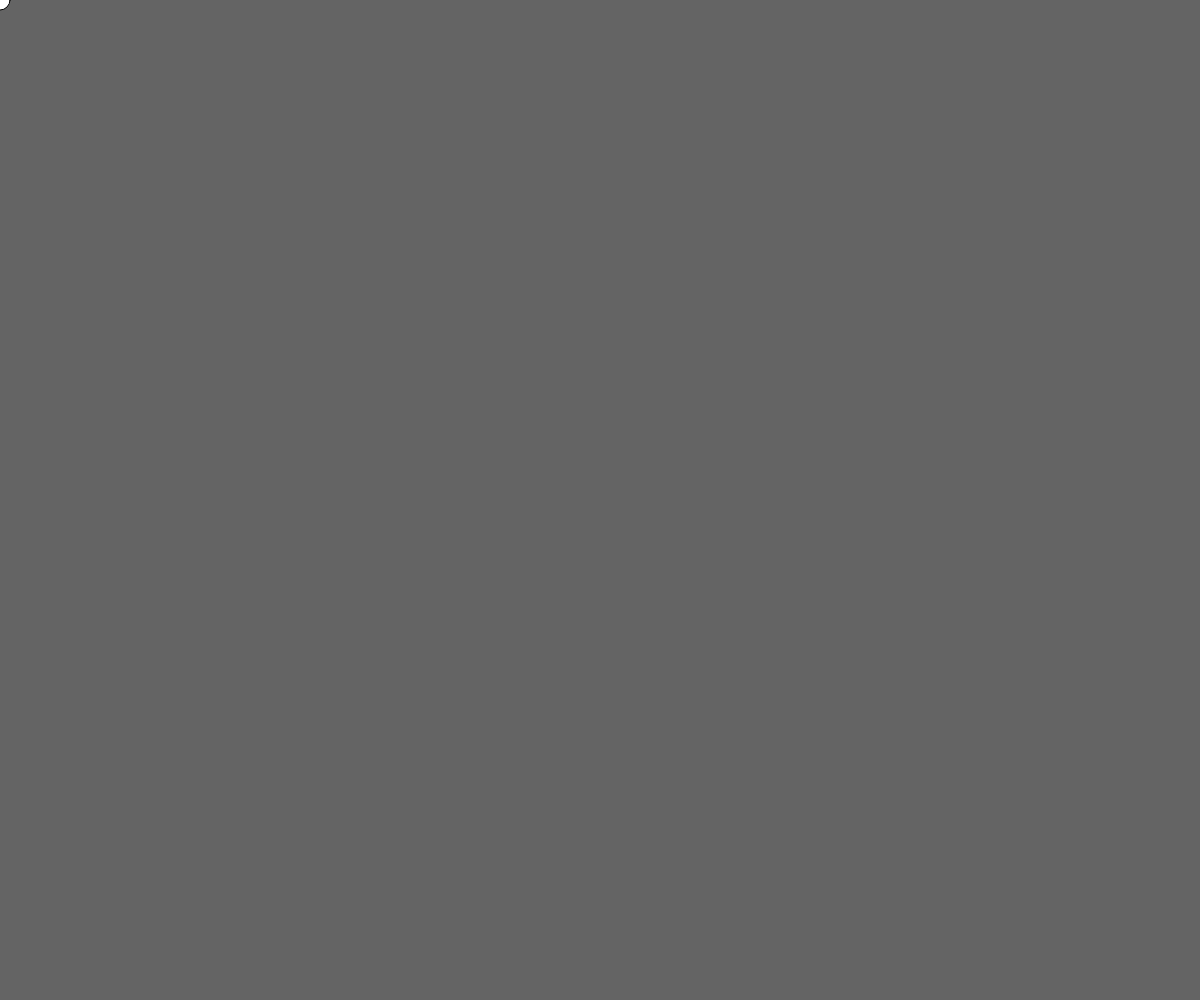
Frame 1 (no input)
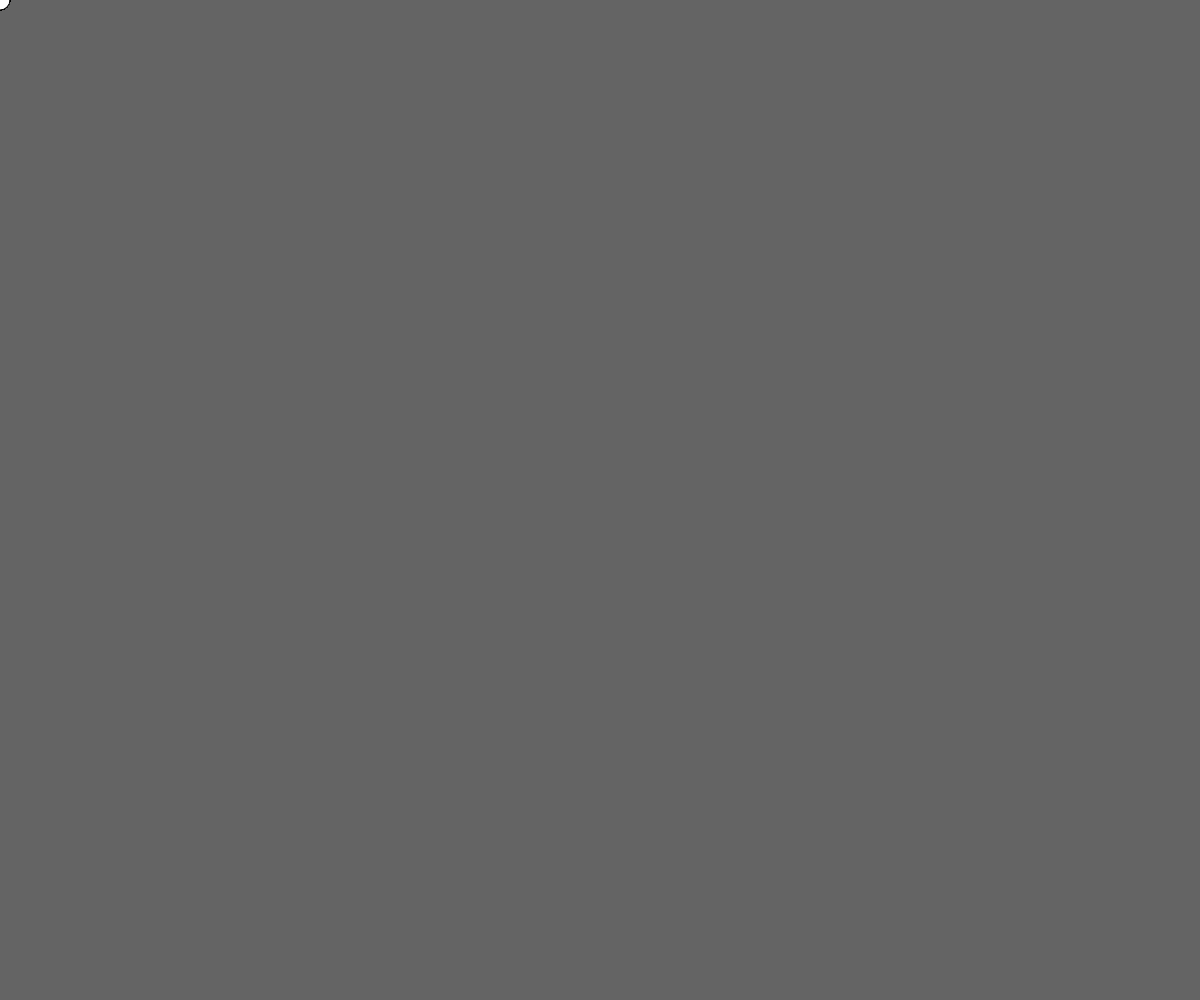
Frame 60 (no input)
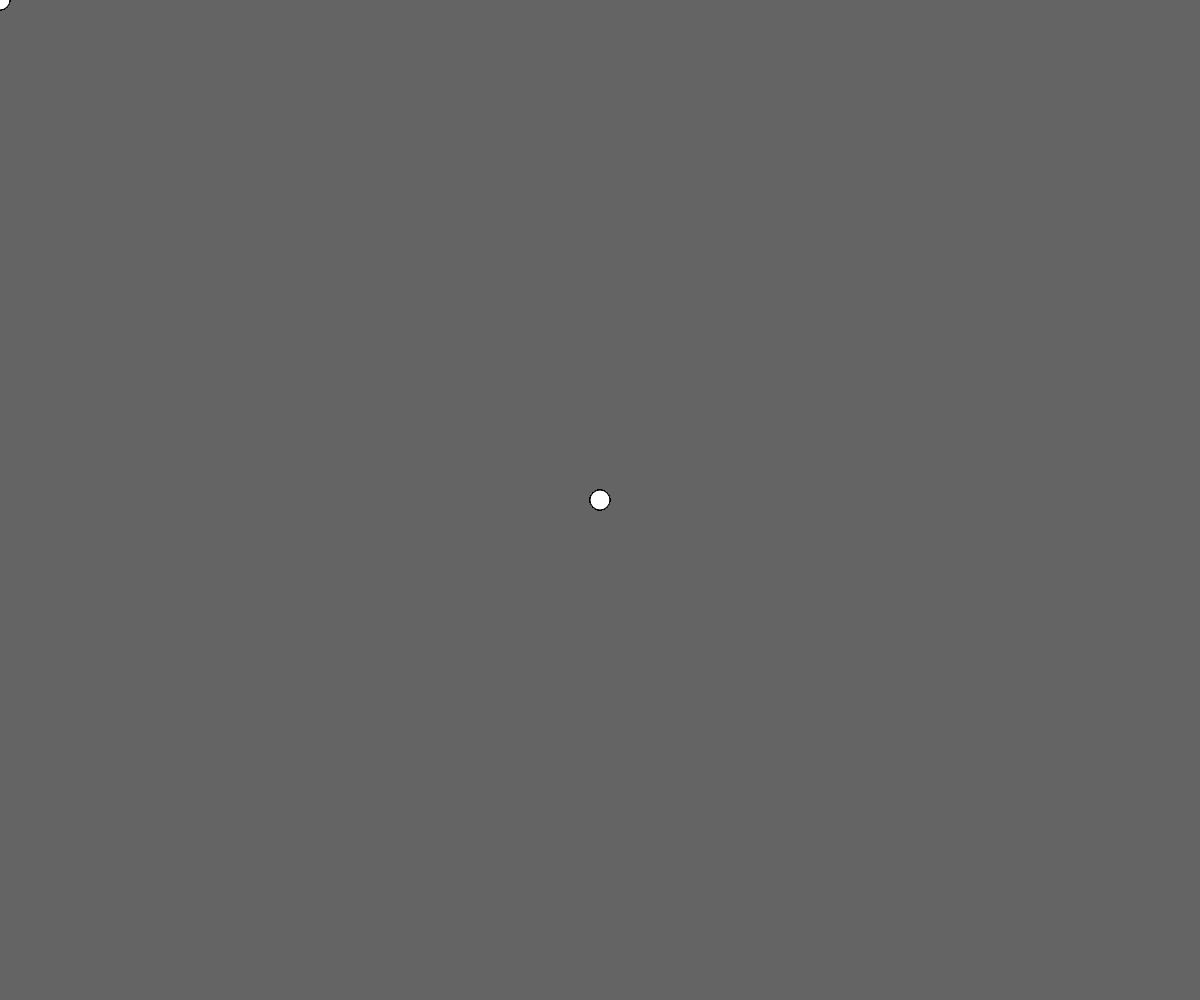
Frame 120 (the mouse pressed at the canvas centre since frame 60)

The p5.js sketch that drew these frames (run headless with seeded random() and noise() and a simulated clock; from frame 60 on, the mouse is pressed at the canvas centre):

// p5.js sketch
// ── sketch.js
function setup() {
	createCanvas(windowWidth, windowHeight);
	background(100);
}

function draw() {
	ellipse(mouseX, mouseY, 20, 20);
}

//Example
